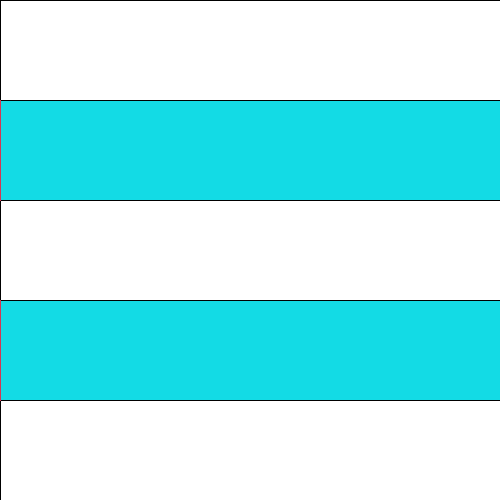
Frame 1 (no input)
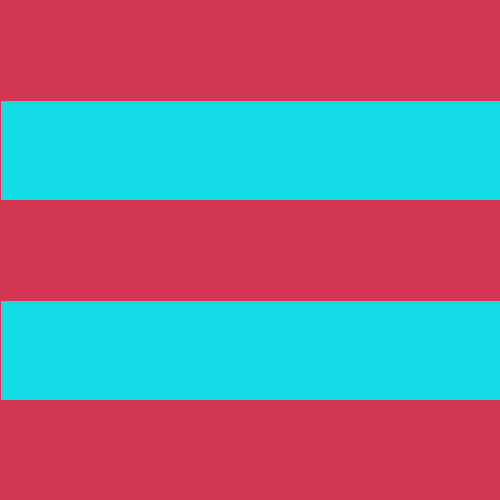
Frame 60 (the mouse pressed at the canvas centre just before this capture)
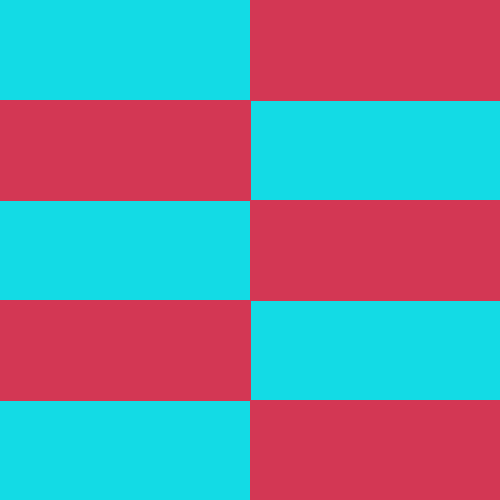
Frame 120 (the mouse held since frame 60 and released just before this capture)

The Processing sketch that drew these frames (run headless with seeded random() and noise(); from frame 60 on, the mouse is pressed at the canvas centre):

// Processing sketch: processing_163865
// ── processing_163865.pde

//variables that will only appear once at the start
void setup(){
    //size of canvas(width, height)
  size(500,500);
}
//Variables tha will loop
void draw(){
  //color of the background(red,green,blue)
  background(19,219,229);
 //Rectangle shape(x coordinate of top left corner is the x coordinate of the mouse,y coordinate of top left corner, 
  //width,height)
  rect(mouseX,0,500,100);
   //Rectangle shape(x coordinate of top left corner is the x coordinate of the mouse,y coordinate of top left corner, 
  //width,height)
  rect(mouseX,200,500,100);
   //Rectangle shape(x coordinate of top left corner is the x coordinate of the mouse,y coordinate of top left corner, 
  //width,height)
  rect(mouseX,400,500,100);
  //color of object's outline(r,g,b)
  stroke(211,55,84);
  //color of object(r,g,b)
  fill(211,55,84);
  //Rectangle shape(x coordinate of top left corner is the x coordinate of the mouse minus 500,y coordinate of top left corner, 
  //width,height)
  rect(mouseX-500,100,500,100);
  //color of object's outline(r,g,b)
  stroke(211,55,84);
  //color of object(r,g,b)
  fill(211,55,84);
   //Rectangle shape(x coordinate of top left corner is the x coordinate of the mouse minus 500,y coordinate of top left corner, 
  //width,height)
  rect(mouseX-500,300,500,100);
}
